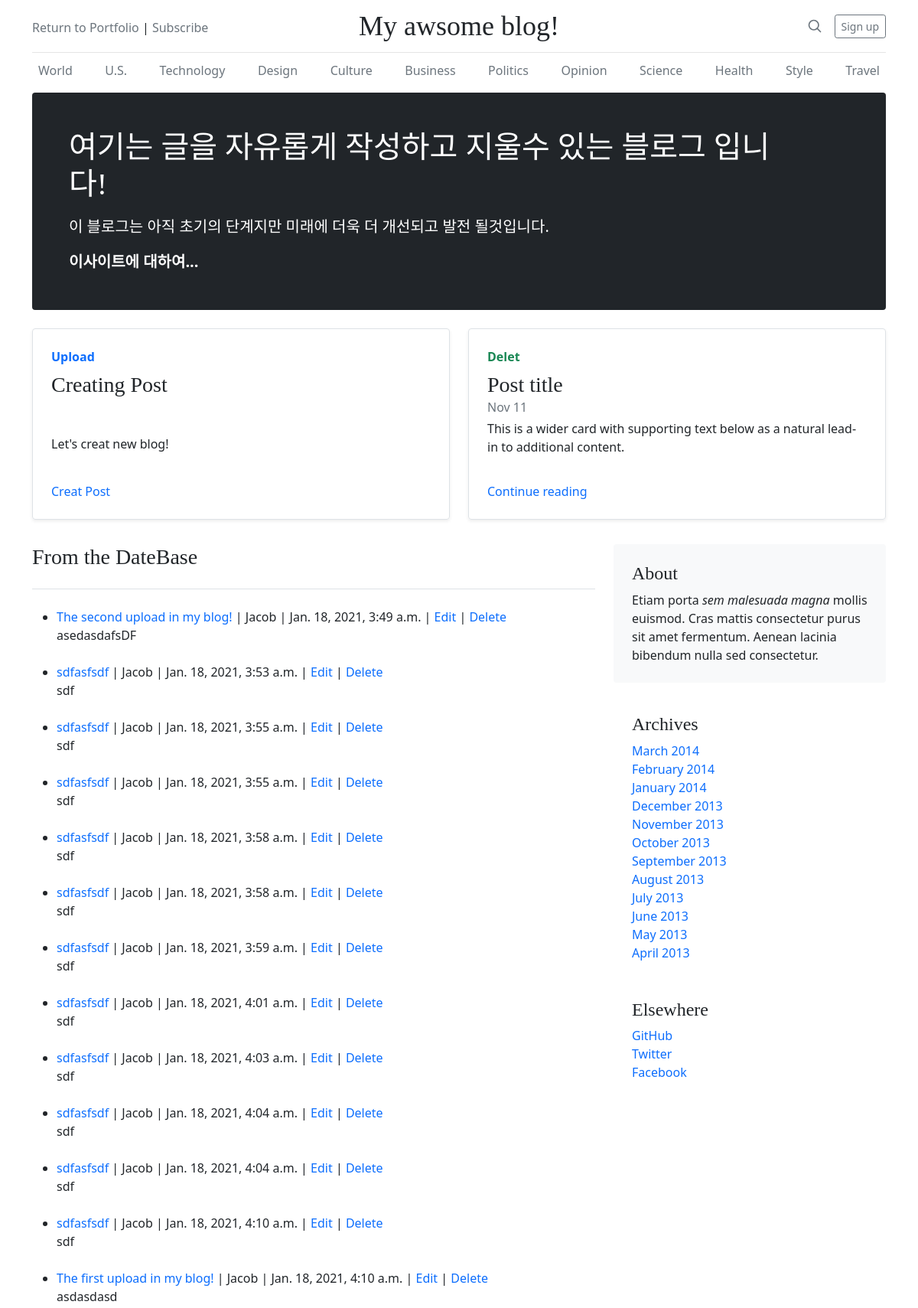
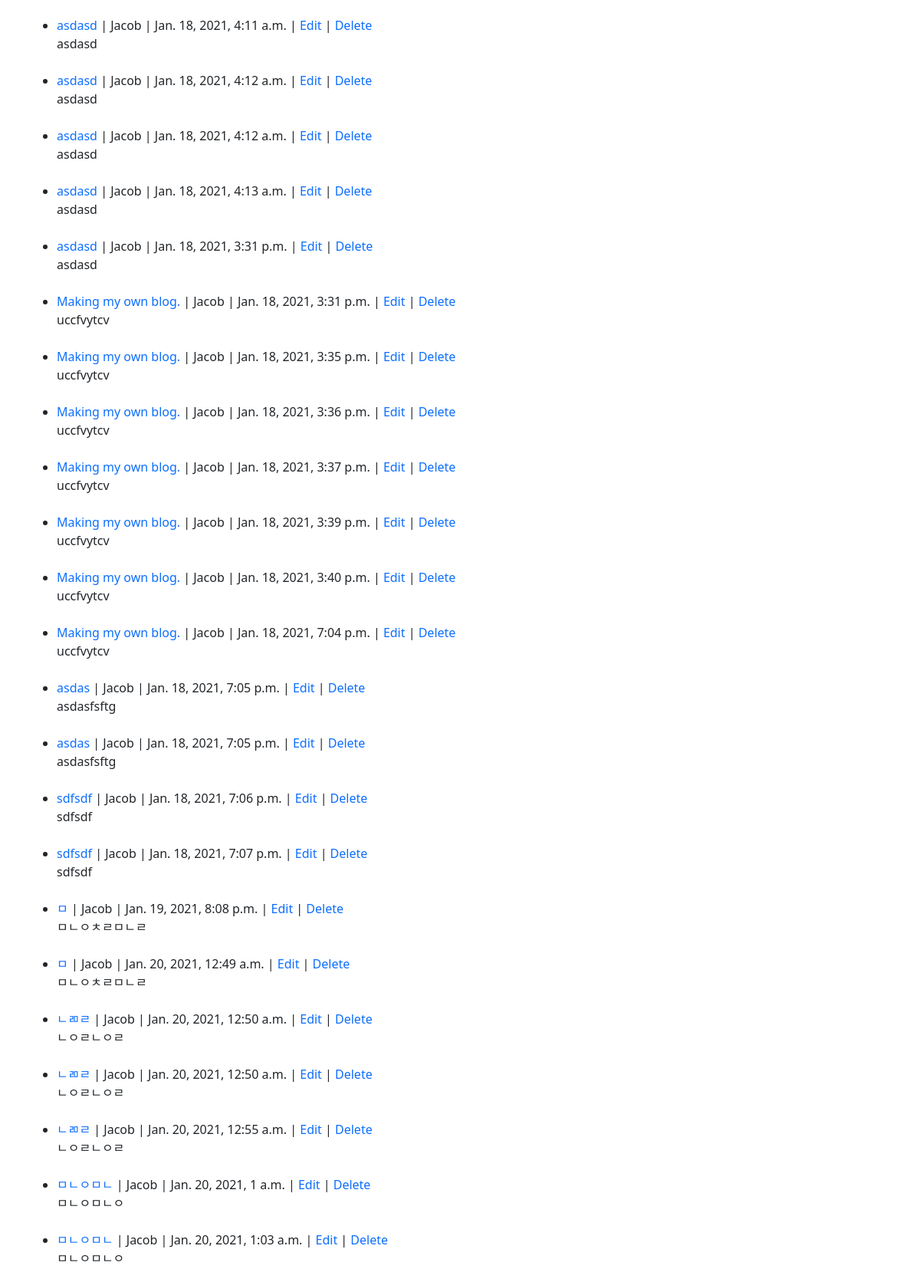
Page /blog/New/ (upper part) on the committed database (2 pictures, top to bottom).
### blog/models.py (models this page shows, shortened)
class Post(models.Model):
    title = models.CharField(max_length=200)
    title_tag = models.CharField(max_length=200)
    title_image = models.ImageField(blank=True)
    author = models.ForeignKey(User, on_delete=models.CASCADE)
    content = models.TextField()
    createDate = models.DateTimeField(auto_now_add=True)
    updateDate = models.DateTimeField(auto_now_add=True)
    category = models.ManyToManyField(Category, help_text="글의 분류를 설정하세요.")

### blog/views.py (the view)
# urls.py: path('New/', HomeView.as_view(), name='New'),
class HomeView(ListView):
    model = Post
    template_name = 'New.html'

### blog/templates/New.html (shortened to what this page needs)
<!DOCTYPE html>
<html lang="en">
    <head>
    {%load static%}
        <link rel="stylesheet" href="{% static 'css/blog.css' %}">
        <link href="https://cdn.jsdelivr.net/npm/bootstrap@5.0.0-beta1/dist/css/bootstrap.min.css" rel="stylesheet">
      </head>
      <body>
        <div class="container">
          <header class="blog-header py-3">
            <div class="row flex-nowrap justify-content-between align-items-center">
              <div class="col-4 pt-1">
                <a class="link-secondary" href="{% url 'index' %}">Return to Portfolio</a> |
                <a class="link-secondary" href="#">Subscribe</a>
              </div>
              <div class="col-4 text-center">
                <a class="blog-header-logo text-dark" href="#">My awsome blog!</a>
              </div>
              <div class="col-4 d-flex justify-content-end align-items-center">
                <a class="link-secondary" href="#" aria-label="Search">
                  <svg xmlns="http://www.w3.org/2000/svg" width="20" height="20" fill="none" stroke="currentColor" stroke-linecap="round" stroke-linejoin="round" stroke-width="2" class="mx-3" role="img" viewBox="0 0 24 24"><title>Search</title><circle cx="10.5" cy="10.5" r="7.5"/><path d="M21 21l-5.2-5.2"/></svg>
                </a>
                <a class="btn btn-sm btn-outline-secondary" href="#">Sign up</a>
              </div>
            </div>
          </header>
          <div class="nav-scroller py-1 mb-2">
            <nav class="nav d-flex justify-content-between">
              <a class="p-2 link-secondary" href="#">World</a>
              <a class="p-2 link-secondary" href="#">U.S.</a>
              <a class="p-2 link-secondary" href="#">Technology</a>
              <a class="p-2 link-secondary" href="#">Design</a>
              <a class="p-2 link-secondary" href="#">Culture</a>
              <a class="p-2 link-secondary" href="#">Business</a>
              <a class="p-2 link-secondary" href="#">Politics</a>
              <a class="p-2 link-secondary" href="#">Opinion</a>
              <a class="p-2 link-secondary" href="#">Science</a>
              <a class="p-2 link-secondary" href="#">Health</a>
              <a class="p-2 link-secondary" href="#">Style</a>
              <a class="p-2 link-secondary" href="#">Travel</a>
            </nav>
          </div>
        </div>
        <main class="container">
          <div class="p-4 p-md-5 mb-4 text-white rounded bg-dark">
            <div class="col-md-11 px-0">
              <h1 class="display-6 font-italic">여기는 글을 자유롭게 작성하고 지울수 있는 블로그 입니다!</h1>
              <p class="lead my-3">이 블로그는 아직 초기의 단계지만 미래에 더욱 더 개선되고 발전 될것입니다.</p>
              <p class="lead mb-0"><a href="#" class="text-white fw-bold">이사이트에 대하여...</a></p>
            </div>
          </div>
          <div class="row mb-2">
            <div class="col-md-6">
              <div class="row g-0 border rounded overflow-hidden flex-md-row mb-4 shadow-sm h-md-250 position-relative">
                <div class="col p-4 d-flex flex-column position-static">
                  <strong class="d-inline-block mb-2 text-primary">Upload</strong>
                  <h3 class="mb-0">Creating Post</h3>
                  <br></br>
                  <p class="card-text mb-auto">Let's creat new blog!</p>
                  <a href="{% url 'CreatePost' %}" class="stretched-link">Creat Post</a>
                </div>
              </div>
            </div>
            <div class="col-md-6">
              <div class="row g-0 border rounded overflow-hidden flex-md-row mb-4 shadow-sm h-md-250 position-relative">
                <div class="col p-4 d-flex flex-column position-static">
                  <strong class="d-inline-block mb-2 text-success">Delet</strong>
                  <h3 class="mb-0">Post title</h3>
                  <div class="mb-1 text-muted">Nov 11</div>
                  <p class="mb-auto">This is a wider card with supporting text below as a natural lead-in to additional content.</p>
                  <a href="#" class="stretched-link">Continue reading</a>
                </div>
              </div>
            </div>
          </div>
          <div class="row">
            <div class="col-md-8">
              <h3 class="pb-4 mb-4 font-italic border-bottom">
                From the DateBase
              </h3>
              <ul>
              {% for post in object_list %}
                  <li><a href="{% url 'Detail' post.pk %}">{{ post.title }}</a>
                     | {{ post.author }} | {{post.createDate}} |
                     <a href="{% url 'update_post' post.pk %}">Edit</a> |
                     <a href="{% url 'delete_post' post.pk %}">Delete</a> </br>
                  {{ post.content }}</li><br/>
              {% endfor %}
              </ul>
            </div>
            <div class="col-md-4">
              <div class="p-4 mb-3 bg-light rounded">
                <h4 class="font-italic">About</h4>
                <p class="mb-0">Etiam porta <em>sem malesuada magna</em> mollis euismod. Cras mattis consectetur purus sit amet fermentum. Aenean lacinia bibendum nulla sed consectetur.</p>
              </div>
              <div class="p-4">
                <h4 class="font-italic">Archives</h4>
                <ol class="list-unstyled mb-0">
                  <li><a href="#">March 2014</a></li>
                  <li><a href="#">February 2014</a></li>
                  <li><a href="#">January 2014</a></li>
                  <li><a href="#">December 2013</a></li>
                  <li><a href="#">November 2013</a></li>
                  <li><a href="#">October 2013</a></li>
                  <li><a href="#">September 2013</a></li>
                  <li><a href="#">August 2013</a></li>
                  <li><a href="#">July 2013</a></li>
                  <li><a href="#">June 2013</a></li>
                  <li><a href="#">May 2013</a></li>
                  <li><a href="#">April 2013</a></li>
                </ol>
              </div>
              <div class="p-4">
                <h4 class="font-italic">Elsewhere</h4>
                <ol class="list-unstyled">
                  <li><a href="#">GitHub</a></li>
                  <li><a href="#">Twitter</a></li>
                  <li><a href="#">Facebook</a></li>
                </ol>
              </div>
            </div>
          </div>
        </main>
      </body>
</html>

### static/css/blog.css (style rules this page uses)
.blog-header { line-height: 1; border-bottom: 1px solid #e5e5e5; }
.blog-header-logo { font-family: "Playfair Display", Georgia, "Times New Roman", serif; font-size: 2.25rem; }
h1, h2, h3, h4, h5, h6 { font-family: "Playfair Display", Georgia, "Times New Roman", serif; }
.nav-scroller { position: relative; z-index: 2; height: 2.75rem; overflow-y: hidden; }
.nav-scroller .nav { display: flex; flex-wrap: nowrap; padding-bottom: 1rem; margin-top: -1px; overflow-x: auto; text-align: center; white-space: nowrap; -webkit-overflow-scrolling: touch; }
@media (min-width: 768px) { .h-md-250 { height: 250px; } }

### blog/templates/New.html (style rules this page uses)
a { text-decoration:none }

### rows in the picture
Post: title "The second upload in my blog!", author "Jacob", createDate "Jan. 18, 2021, 3:49 a.m.", content "asedasdafsDF"
Post: title "sdfasfsdf", author "Jacob", createDate "Jan. 18, 2021, 3:53 a.m.", content "sdf"
Post: title "sdfasfsdf", author "Jacob", createDate "Jan. 18, 2021, 3:55 a.m.", content "sdf"
Post: title "sdfasfsdf", author "Jacob", createDate "Jan. 18, 2021, 3:55 a.m.", content "sdf"
Post: title "sdfasfsdf", author "Jacob", createDate "Jan. 18, 2021, 3:58 a.m.", content "sdf"
Post: title "sdfasfsdf", author "Jacob", createDate "Jan. 18, 2021, 3:58 a.m.", content "sdf"
Post: title "sdfasfsdf", author "Jacob", createDate "Jan. 18, 2021, 3:59 a.m.", content "sdf"
Post: title "sdfasfsdf", author "Jacob", createDate "Jan. 18, 2021, 4:01 a.m.", content "sdf"
Post: title "sdfasfsdf", author "Jacob", createDate "Jan. 18, 2021, 4:03 a.m.", content "sdf"
Post: title "sdfasfsdf", author "Jacob", createDate "Jan. 18, 2021, 4:04 a.m.", content "sdf"
Post: title "sdfasfsdf", author "Jacob", createDate "Jan. 18, 2021, 4:04 a.m.", content "sdf"
Post: title "sdfasfsdf", author "Jacob", createDate "Jan. 18, 2021, 4:10 a.m.", content "sdf"
Post: title "The first upload in my blog!", author "Jacob", createDate "Jan. 18, 2021, 4:10 a.m.", content "asdasdasd"
Post: title "asdasd", author "Jacob", createDate "Jan. 18, 2021, 4:11 a.m.", content "asdasd"
Post: title "asdasd", author "Jacob", createDate "Jan. 18, 2021, 4:12 a.m.", content "asdasd"
Post: title "asdasd", author "Jacob", createDate "Jan. 18, 2021, 4:12 a.m.", content "asdasd"
Post: title "asdasd", author "Jacob", createDate "Jan. 18, 2021, 4:13 a.m.", content "asdasd"
Post: title "asdasd", author "Jacob", createDate "Jan. 18, 2021, 3:31 p.m.", content "asdasd"
Post: title "Making my own blog.", author "Jacob", createDate "Jan. 18, 2021, 3:31 p.m.", content "uccfvytcv"
Post: title "Making my own blog.", author "Jacob", createDate "Jan. 18, 2021, 3:35 p.m.", content "uccfvytcv"
Post: title "Making my own blog.", author "Jacob", createDate "Jan. 18, 2021, 3:36 p.m.", content "uccfvytcv"
Post: title "Making my own blog.", author "Jacob", createDate "Jan. 18, 2021, 3:37 p.m.", content "uccfvytcv"
Post: title "Making my own blog.", author "Jacob", createDate "Jan. 18, 2021, 3:39 p.m.", content "uccfvytcv"
Post: title "Making my own blog.", author "Jacob", createDate "Jan. 18, 2021, 3:40 p.m.", content "uccfvytcv"
Post: title "Making my own blog.", author "Jacob", createDate "Jan. 18, 2021, 7:04 p.m.", content "uccfvytcv"
Post: title "asdas", author "Jacob", createDate "Jan. 18, 2021, 7:05 p.m.", content "asdasfsftg"
Post: title "asdas", author "Jacob", createDate "Jan. 18, 2021, 7:05 p.m.", content "asdasfsftg"
Post: title "sdfsdf", author "Jacob", createDate "Jan. 18, 2021, 7:06 p.m.", content "sdfsdf"
Post: title "sdfsdf", author "Jacob", createDate "Jan. 18, 2021, 7:07 p.m.", content "sdfsdf"
Post: title "ㅁ", author "Jacob", createDate "Jan. 19, 2021, 8:08 p.m.", content "ㅁㄴㅇㅊㄹㅁㄴㄹ"
Post: title "ㅁ", author "Jacob", createDate "Jan. 20, 2021, 12:49 a.m.", content "ㅁㄴㅇㅊㄹㅁㄴㄹ"
Post: title "ㄴㄻㄹ", author "Jacob", createDate "Jan. 20, 2021, 12:50 a.m.", content "ㄴㅇㄹㄴㅇㄹ"
Post: title "ㄴㄻㄹ", author "Jacob", createDate "Jan. 20, 2021, 12:50 a.m.", content "ㄴㅇㄹㄴㅇㄹ"
Post: title "ㄴㄻㄹ", author "Jacob", createDate "Jan. 20, 2021, 12:55 a.m.", content "ㄴㅇㄹㄴㅇㄹ"
Post: title "ㅁㄴㅇㅁㄴ", author "Jacob", createDate "Jan. 20, 2021, 1 a.m.", content "ㅁㄴㅇㅁㄴㅇ"
Post: title "ㅁㄴㅇㅁㄴ", author "Jacob", createDate "Jan. 20, 2021, 1:03 a.m.", content "ㅁㄴㅇㅁㄴㅇ"
